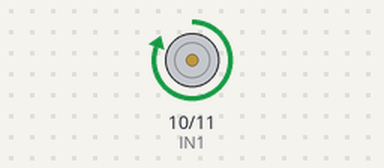
Simulated run of this sketch. Board: ESP8266 (Wemos D1 mini). On the bench: motor-driver pin pairs drawn as motors (green arrow = first pin HIGH = forward, orange = second pin HIGH = backward, longer = more drive, scaled by the enable pin).

Above: at 2.0 s.
At 6.0 s:
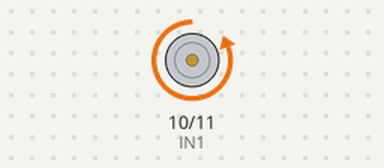
At 19.7 s:
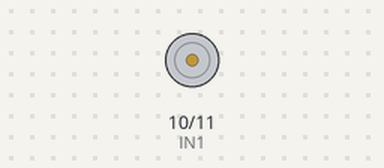
Timing chart, 0 to 22.6 s (numbered marks = the images above):
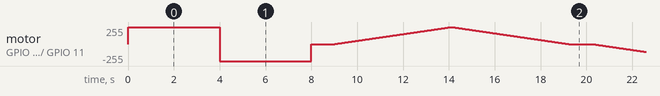

The sketch:

Motor_Test.ino
```cpp
int ENA = 9; // L293D Enable Pin
int IN1 = 10; // L293D IN1 Pin
int IN2 = 11; // L293D IN2 Pin

void setup()
{
  pinMode(ENA, OUTPUT); // Set ENA as OUTPUT
  pinMode(IN1, OUTPUT); // Set IN1 as OUTPUT
  pinMode(IN2, OUTPUT); // Set IN2 as OUTPUT

  digitalWrite(IN1, LOW); // Make the Arduino Pin 8 Low
  digitalWrite(IN2, LOW); // Make the Arduino Pin 7 Low
}


void loop() {
  // Rotate Motor Clockwise for 4 Seconds
  analogWrite(ENA, 255); // Enable the L293D IC
  digitalWrite(IN1, HIGH); // Make PIN 8 of the Arduino High
  digitalWrite(IN2, LOW); // Make PIN 7 of the Arduino LOW
  delay(4000); // wait for 4 SeC

  // Rotate Motor counter-Clockwise for 4 Seconds
  digitalWrite(IN1, LOW); // Make PIN 8 of the Arduino LOW
  digitalWrite(IN2, HIGH);// Make PIN 7 of the Arduino HIGH
  delay(4000);

  // Stop Rotating the Motor
  digitalWrite(IN1, LOW);
  digitalWrite(IN2, LOW);
  delay(1000);

  // Turn on motors
  digitalWrite(IN1, HIGH);
  digitalWrite(IN2, LOW);


  // Accelerate from minimum to maximum speed
  for (int i = 0; i <= 255; i++) {
    analogWrite(ENA, i);
    delay(20);
  }

  // Decelerate from maximum speed to minimum
  for (int i = 255; i >= 0; --i) {
    analogWrite(ENA, i);
    delay(20);
  }

  // Stop Rotating the Motor
  digitalWrite(IN1, LOW);
  digitalWrite(IN2, LOW);
  delay(1000);

  // Turn on motors
  digitalWrite(IN1, LOW);
  digitalWrite(IN2, HIGH);

  // Accelerate from minimum to maximum speed
  for (int i = 0; i <= 255; i++) {
    analogWrite(ENA, i);
    delay(20);
  }

  // Decelerate from maximum speed to minimum
  for (int i = 255; i >= 0; --i) {
    analogWrite(ENA, i);
    delay(20);
  }

  // Now turn off motors
  digitalWrite(IN1, LOW);
  digitalWrite(IN2, LOW);
  delay(1000);
}
```
